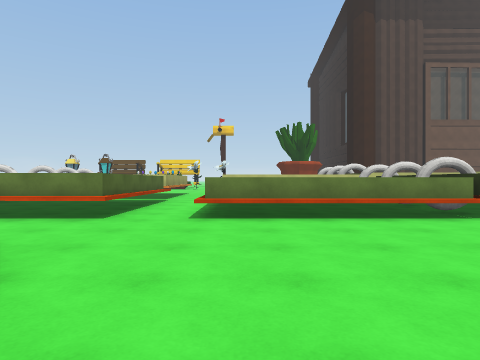
view 1 (above)

24 first-person views from a walk through a scene from a Unity 3-D project. The camera is 1.3 m above the floor, looks level and sees 75° across. The floor is counted in squares, 2 m on a side. Each view is taken from the middle of a square. On the plan, view 1 faces up. The plan holds only what a view shows up to about 10 squares ahead; the rest is blank. The place goes on beyond the plan. Some animated figures are left out. Surface patterns are stand-ins for the level's own textures.

view 2
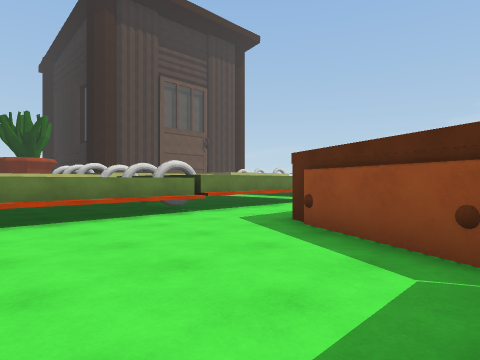

view 3
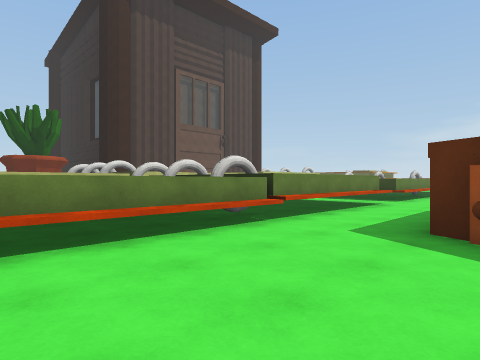

view 4
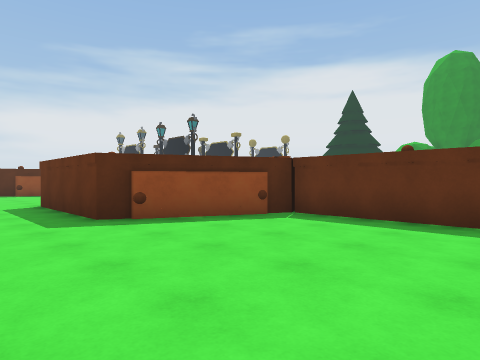

view 5
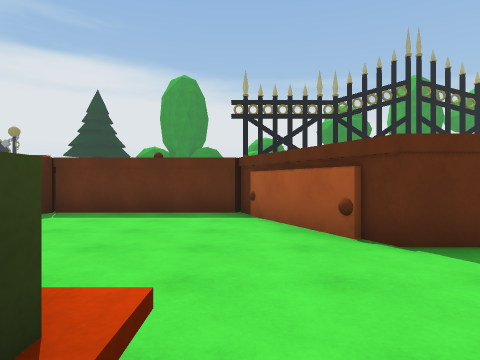

view 6
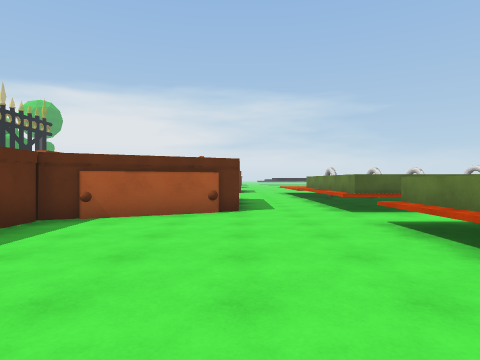

view 7
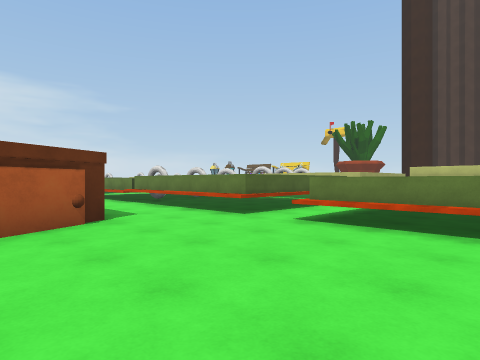

view 8
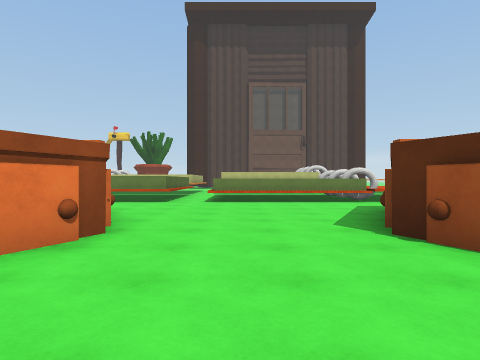

view 9
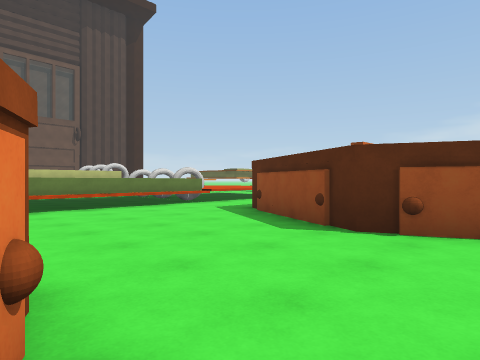

view 10
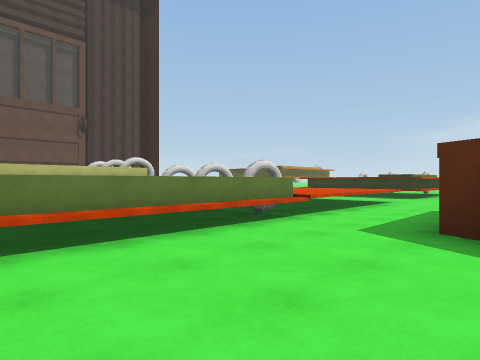

view 11
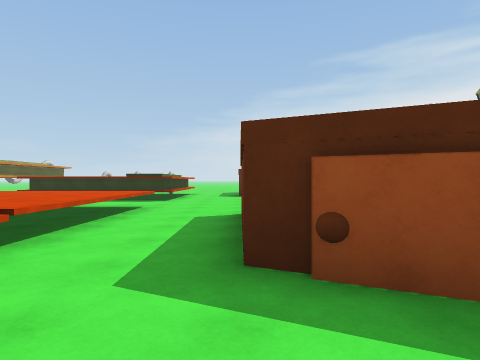

view 12
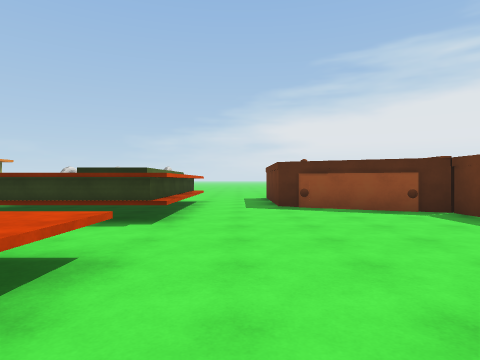

view 13
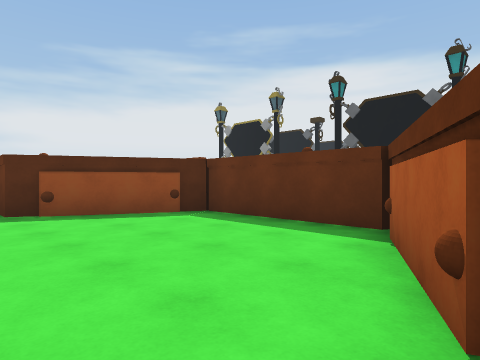

view 14
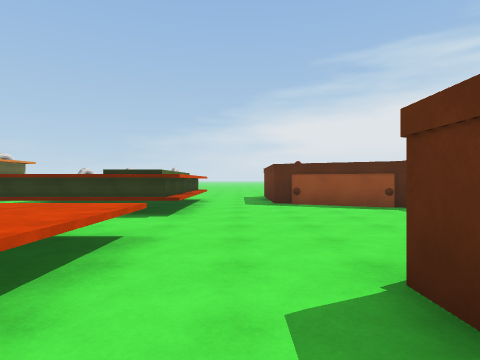

view 15
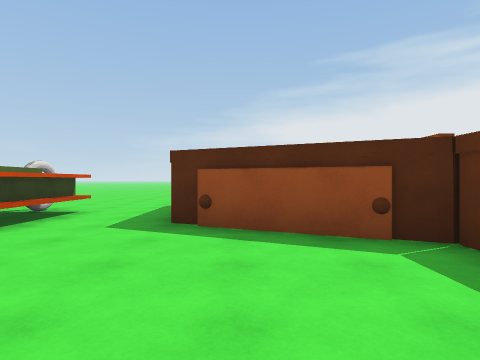

view 16
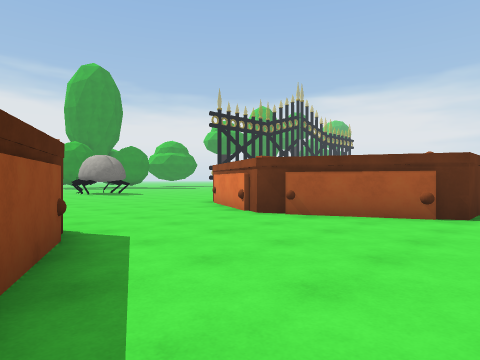

view 17
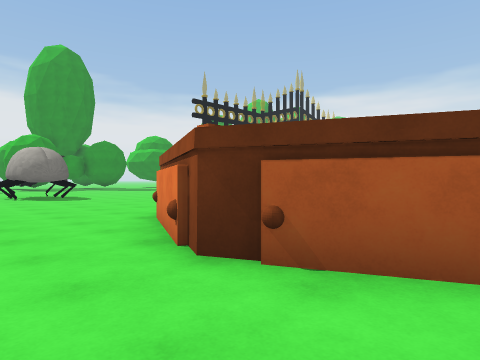

view 18
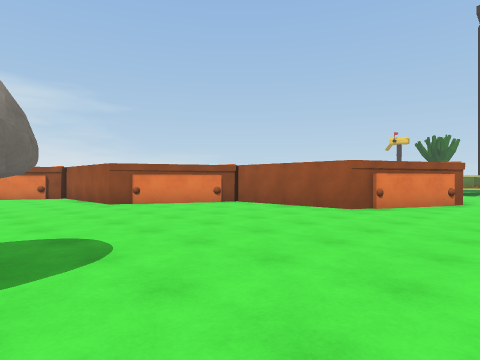

view 19
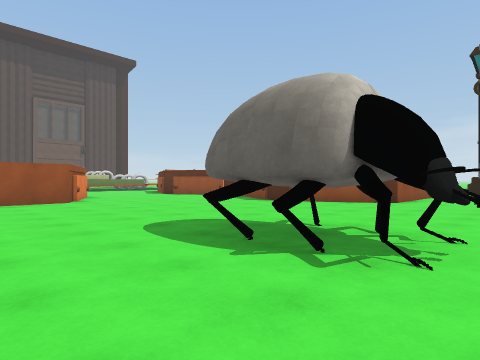

view 20
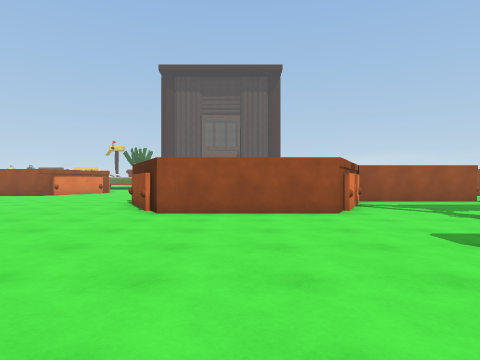

view 21
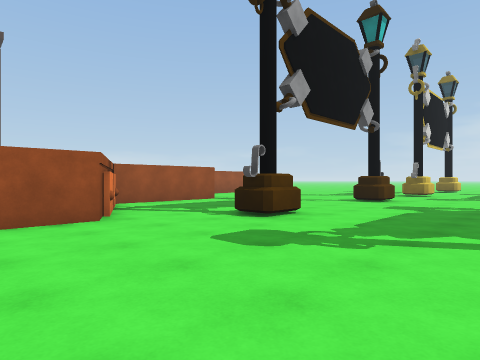

view 22
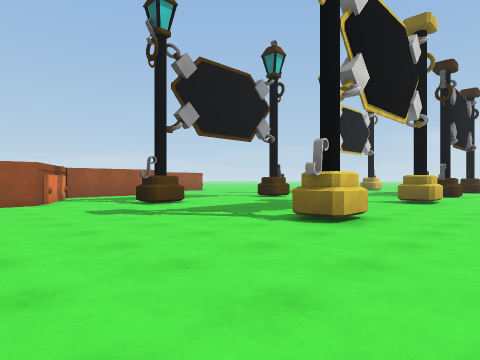

view 23
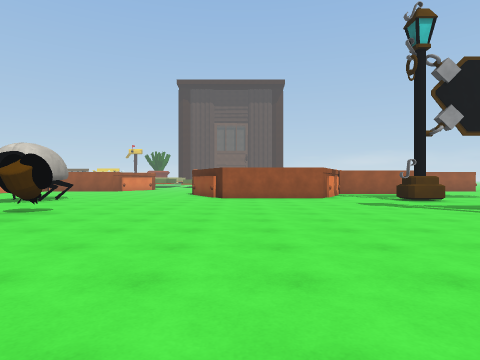

view 24
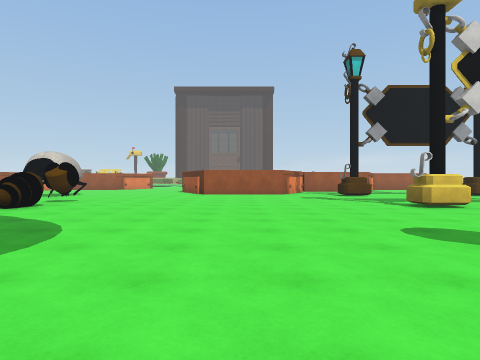

### Floor plan
Key: @ floor where view 1 was taken; # wall or solid block; x gap in a wall; . floor; ^ raised ledge; B bones; O other object.
Columns run from 6 left of view 1 to 26 right of it. Each row starts with its distance up from view 1.
  6     ^.    ^^   ^^^^^^^^^^^..^^^^^
  5 ^^^^..^^^^^^^^^^x^^^^^^^^^..^^^^^
  4 .................................
  3 ^^^^.......####.....#^^^#......##
  2     #.....#   #.....#   #.....#^
  1     #....#^   ^#....^    #....#
  0      #@..#     #...#     #....#
 -1      #^^^#     #...#^     ^^^^
 -2               ^.....
 -3           #^^^#....
 -4          ##........
 -5          #........
 -6       ^^^#.........       ^^^#
 -7       .............#     #....
 -8       ..............^    #...
 -9        .............#   #....
-10            ..OOO.....####.......
-11            ..OOO..........^^....#
-12            ...OO.................
-13            ......................
-14                 .................
-15                 .#...............
-16                  B.........#....#
-17                  ................
-18                  ................
-19                   .........
-20                    .......
-21                    .......
-22                     .....
-23                      ...
-24                       .

Positions as (right, up) in squares from view 1, and headings:
1: (0, 0), facing up
2: (0, 0), facing up-right
3: (0, 2), facing up-right
4: (-1, 5), facing down-right
5: (-1, 6), facing down
6: (4, 3), facing left
7: (13, 1), facing up-left
8: (11, -4), facing up
9: (9, -2), facing up-right
10: (10, 2), facing up-right
11: (12, 3), facing right
12: (17, 4), facing right
13: (18, 4), facing down-right
14: (16, 4), facing right
15: (20, 2), facing right
16: (14, 4), facing down-left
17: (11, 2), facing down-left
18: (11, -10), facing up-left
19: (5, -13), facing up-right
20: (16, -16), facing up
21: (16, -15), facing up-right
22: (16, -19), facing up-right
23: (15, -21), facing up
24: (16, -24), facing up
